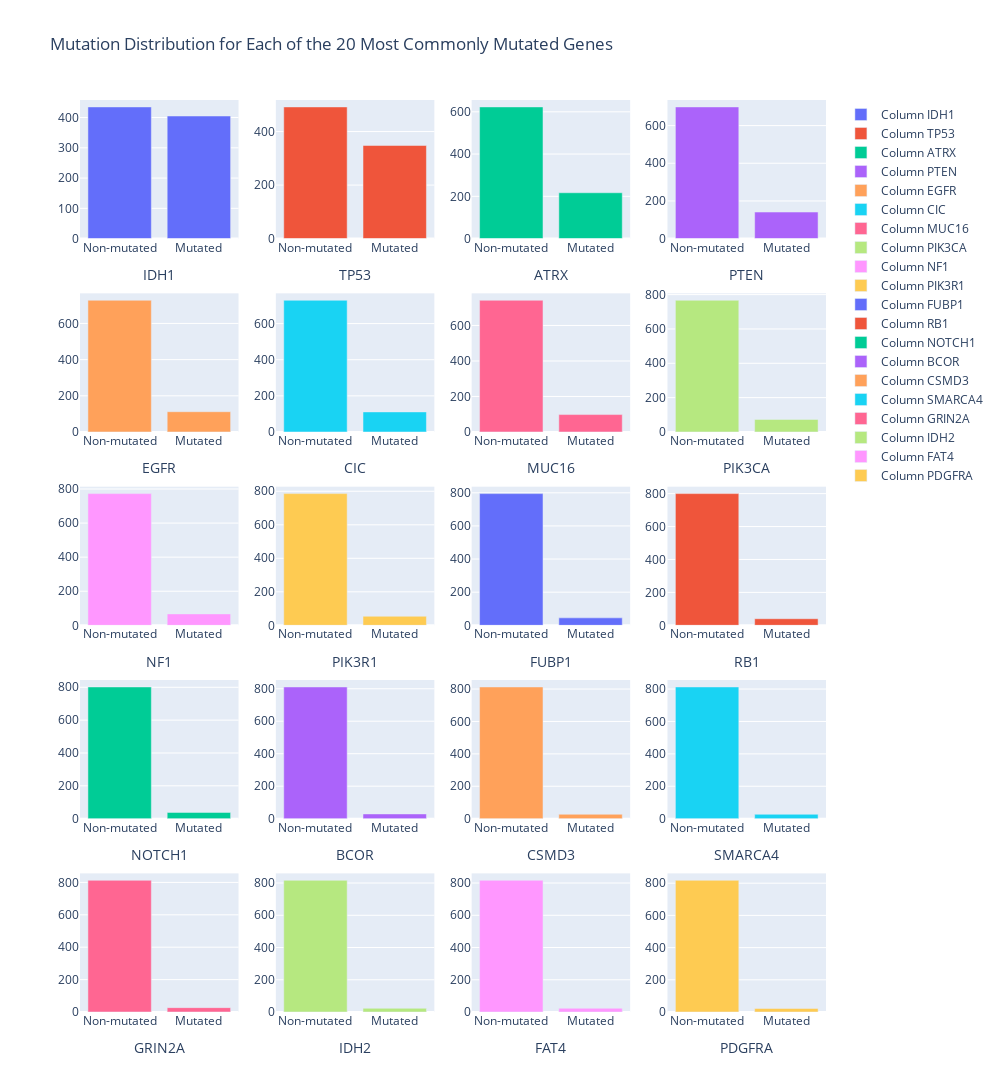

Notebook code cell kept with this figure:
### Code cell
#mutation distribution for each gene
fig = make_subplots(rows=5, cols=4)

# Loop through columns 3 to 22 (indexing from 0 to 19)
column_names = []  # List to store column names for legend

for i, column in enumerate(df.iloc[:, 3:23].columns, start=1):
    row_num = (i - 1) // 4 + 1  # Calculate row number
    col_num = (i - 1) % 4 + 1   # Calculate column number

    value_counts = df[column].value_counts()

    # Map the index to the desired labels
    x_labels = value_counts.index.map({0: 'Non-mutated', 1: 'Mutated'})

    fig.add_trace(
        go.Bar(x=x_labels, y=value_counts.values),
        row=row_num, col=col_num
    )
    
    column_names.append(f'Column {column}')  # Store column names for legend

    fig.update_xaxes(title_text=f'{column}', row=row_num, col=col_num)  

# Update layout for all subplots
fig.update_layout(title='Mutation Distribution for Each of the 20 Most Commonly Mutated Genes', width = 1000, height = 1200)
fig.for_each_trace(lambda trace: trace.update(name=column_names.pop(0)))  # Update trace names using stored column names
fig.show()

### Figure 1 — Plotly figure (JSON) as saved in the notebook; plotly's stock layout.template omitted (floating-point values rounded to 4 significant figures)
{"data": [{"name": "Column IDH1", "type": "bar", "x": ["Non-mutated", "Mutated"], "xaxis": "x", "y": [435, 405], "yaxis": "y"}, {"name": "Column TP53", "type": "bar", "x": ["Non-mutated", "Mutated"], "xaxis": "x2", "y": [492, 348], "yaxis": "y2"}, {"name": "Column ATRX", "type": "bar", "x": ["Non-mutated", "Mutated"], "xaxis": "x3", "y": [623, 217], "yaxis": "y3"}, {"name": "Column PTEN", "type": "bar", "x": ["Non-mutated", "Mutated"], "xaxis": "x4", "y": [699, 141], "yaxis": "y4"}, {"name": "Column EGFR", "type": "bar", "x": ["Non-mutated", "Mutated"], "xaxis": "x5", "y": [728, 112], "yaxis": "y5"}, {"name": "Column CIC", "type": "bar", "x": ["Non-mutated", "Mutated"], "xaxis": "x6", "y": [729, 111], "yaxis": "y6"}, {"name": "Column MUC16", "type": "bar", "x": ["Non-mutated", "Mutated"], "xaxis": "x7", "y": [742, 98], "yaxis": "y7"}, {"name": "Column PIK3CA", "type": "bar", "x": ["Non-mutated", "Mutated"], "xaxis": "x8", "y": [767, 73], "yaxis": "y8"}, {"name": "Column NF1", "type": "bar", "x": ["Non-mutated", "Mutated"], "xaxis": "x9", "y": [773, 67], "yaxis": "y9"}, {"name": "Column PIK3R1", "type": "bar", "x": ["Non-mutated", "Mutated"], "xaxis": "x10", "y": [786, 54], "yaxis": "y10"}, {"name": "Column FUBP1", "type": "bar", "x": ["Non-mutated", "Mutated"], "xaxis": "x11", "y": [795, 45], "yaxis": "y11"}, {"name": "Column RB1", "type": "bar", "x": ["Non-mutated", "Mutated"], "xaxis": "x12", "y": [800, 40], "yaxis": "y12"}, {"name": "Column NOTCH1", "type": "bar", "x": ["Non-mutated", "Mutated"], "xaxis": "x13", "y": [802, 38], "yaxis": "y13"}, {"name": "Column BCOR", "type": "bar", "x": ["Non-mutated", "Mutated"], "xaxis": "x14", "y": [811, 29], "yaxis": "y14"}, {"name": "Column CSMD3", "type": "bar", "x": ["Non-mutated", "Mutated"], "xaxis": "x15", "y": [813, 27], "yaxis": "y15"}, {"name": "Column SMARCA4", "type": "bar", "x": ["Non-mutated", "Mutated"], "xaxis": "x16", "y": [813, 27], "yaxis": "y16"}, {"name": "Column GRIN2A", "type": "bar", "x": ["Non-mutated", "Mutated"], "xaxis": "x17", "y": [813, 27], "yaxis": "y17"}, {"name": "Column IDH2", "type": "bar", "x": ["Non-mutated", "Mutated"], "xaxis": "x18", "y": [817, 23], "yaxis": "y18"}, {"name": "Column FAT4", "type": "bar", "x": ["Non-mutated", "Mutated"], "xaxis": "x19", "y": [817, 23], "yaxis": "y19"}, {"name": "Column PDGFRA", "type": "bar", "x": ["Non-mutated", "Mutated"], "xaxis": "x20", "y": [818, 22], "yaxis": "y20"}], "layout": {"height": 1200, "title": {"text": "Mutation Distribution for Each of the 20 Most Commonly Mutated Genes"}, "width": 1000, "xaxis": {"anchor": "y", "domain": [0, 0.2125], "title": {"text": "IDH1"}}, "xaxis10": {"anchor": "y10", "domain": [0.2625, 0.475], "title": {"text": "PIK3R1"}}, "xaxis11": {"anchor": "y11", "domain": [0.525, 0.7375], "title": {"text": "FUBP1"}}, "xaxis12": {"anchor": "y12", "domain": [0.7875, 1], "title": {"text": "RB1"}}, "xaxis13": {"anchor": "y13", "domain": [0, 0.2125], "title": {"text": "NOTCH1"}}, "xaxis14": {"anchor": "y14", "domain": [0.2625, 0.475], "title": {"text": "BCOR"}}, "xaxis15": {"anchor": "y15", "domain": [0.525, 0.7375], "title": {"text": "CSMD3"}}, "xaxis16": {"anchor": "y16", "domain": [0.7875, 1], "title": {"text": "SMARCA4"}}, "xaxis17": {"anchor": "y17", "domain": [0, 0.2125], "title": {"text": "GRIN2A"}}, "xaxis18": {"anchor": "y18", "domain": [0.2625, 0.475], "title": {"text": "IDH2"}}, "xaxis19": {"anchor": "y19", "domain": [0.525, 0.7375], "title": {"text": "FAT4"}}, "xaxis2": {"anchor": "y2", "domain": [0.2625, 0.475], "title": {"text": "TP53"}}, "xaxis20": {"anchor": "y20", "domain": [0.7875, 1], "title": {"text": "PDGFRA"}}, "xaxis3": {"anchor": "y3", "domain": [0.525, 0.7375], "title": {"text": "ATRX"}}, "xaxis4": {"anchor": "y4", "domain": [0.7875, 1], "title": {"text": "PTEN"}}, "xaxis5": {"anchor": "y5", "domain": [0, 0.2125], "title": {"text": "EGFR"}}, "xaxis6": {"anchor": "y6", "domain": [0.2625, 0.475], "title": {"text": "CIC"}}, "xaxis7": {"anchor": "y7", "domain": [0.525, 0.7375], "title": {"text": "MUC16"}}, "xaxis8": {"anchor": "y8", "domain": [0.7875, 1], "title": {"text": "PIK3CA"}}, "xaxis9": {"anchor": "y9", "domain": [0, 0.2125], "title": {"text": "NF1"}}, "yaxis": {"anchor": "x", "domain": [0.848, 1]}, "yaxis10": {"anchor": "x10", "domain": [0.424, 0.576]}, "yaxis11": {"anchor": "x11", "domain": [0.424, 0.576]}, "yaxis12": {"anchor": "x12", "domain": [0.424, 0.576]}, "yaxis13": {"anchor": "x13", "domain": [0.212, 0.364]}, "yaxis14": {"anchor": "x14", "domain": [0.212, 0.364]}, "yaxis15": {"anchor": "x15", "domain": [0.212, 0.364]}, "yaxis16": {"anchor": "x16", "domain": [0.212, 0.364]}, "yaxis17": {"anchor": "x17", "domain": [0, 0.152]}, "yaxis18": {"anchor": "x18", "domain": [0, 0.152]}, "yaxis19": {"anchor": "x19", "domain": [0, 0.152]}, "yaxis2": {"anchor": "x2", "domain": [0.848, 1]}, "yaxis20": {"anchor": "x20", "domain": [0, 0.152]}, "yaxis3": {"anchor": "x3", "domain": [0.848, 1]}, "yaxis4": {"anchor": "x4", "domain": [0.848, 1]}, "yaxis5": {"anchor": "x5", "domain": [0.636, 0.788]}, "yaxis6": {"anchor": "x6", "domain": [0.636, 0.788]}, "yaxis7": {"anchor": "x7", "domain": [0.636, 0.788]}, "yaxis8": {"anchor": "x8", "domain": [0.636, 0.788]}, "yaxis9": {"anchor": "x9", "domain": [0.424, 0.576]}}}
